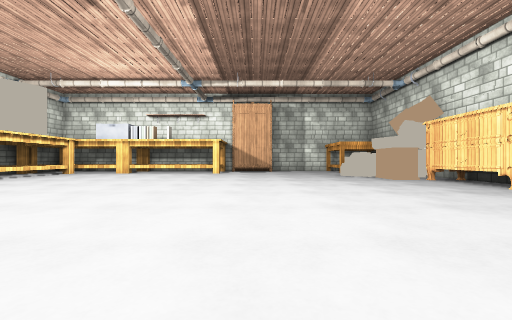
view 1 (above)

19 first-person views from a walk through a Unity game level. The camera is 0.35 m above the floor, looks level and sees 90° across. The floor is counted in squares, 0.5 m on a side. Each view is taken from the middle of a square. On the plan, view 1 faces up. The plan holds only what a view shows up to about 9 squares ahead; the rest is blank. The place goes on beyond the plan. The player character is not drawn. Some surface patterns are stand-ins.

view 2
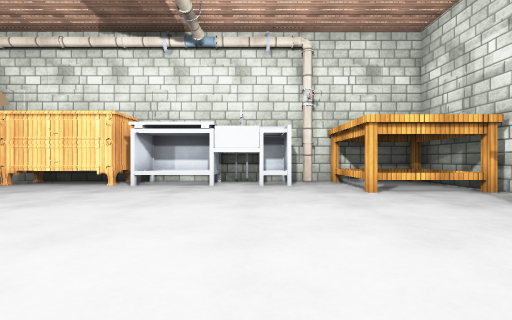

view 3
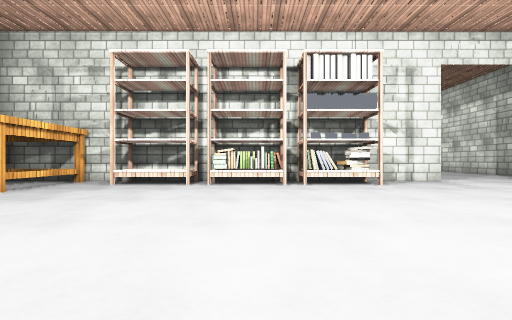

view 4
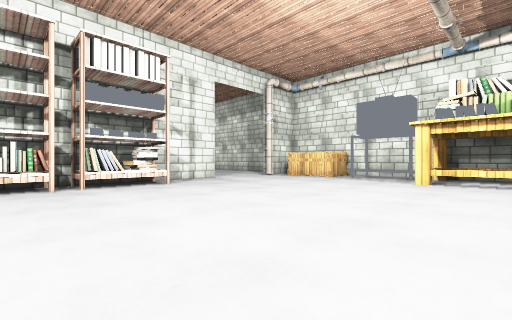

view 5
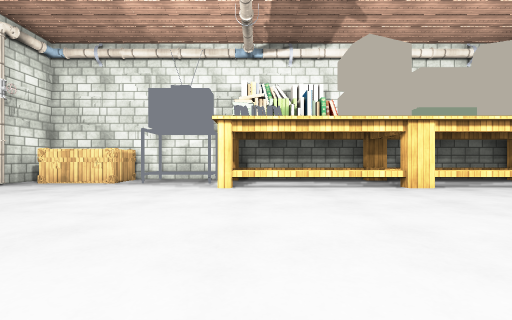

view 6
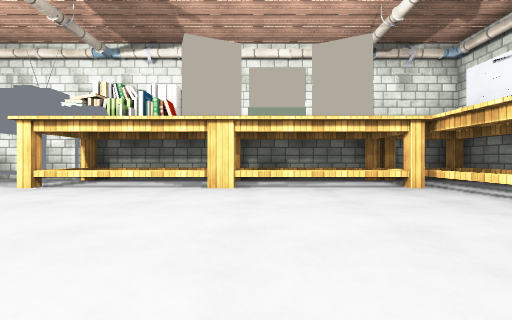

view 7
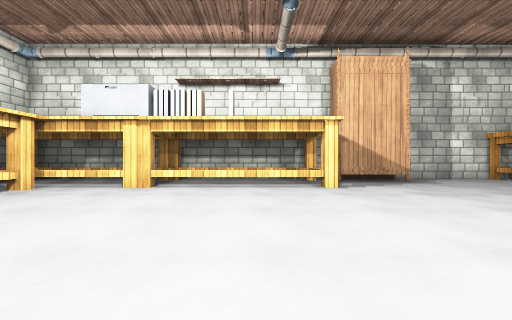

view 8
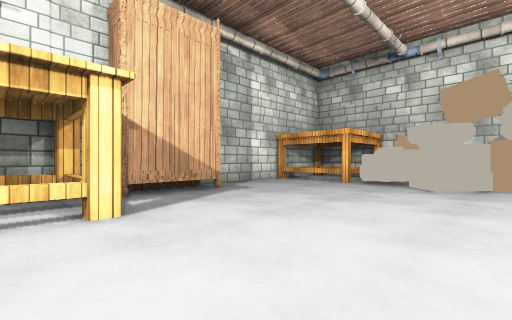

view 9
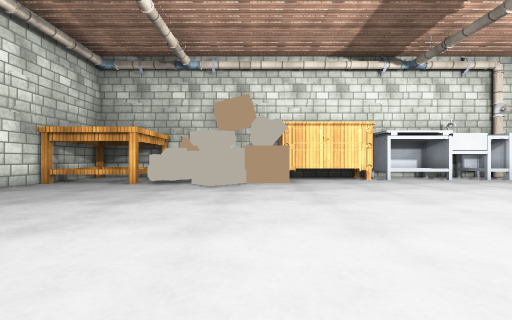

view 10
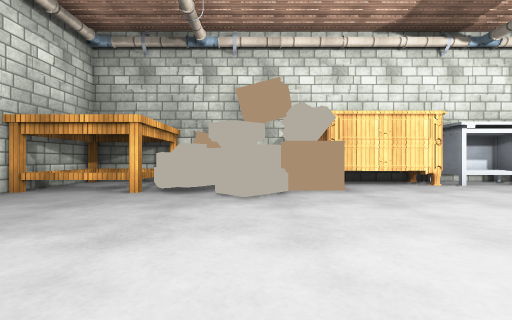

view 11
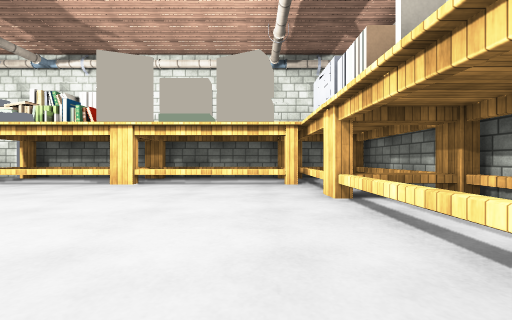

view 12
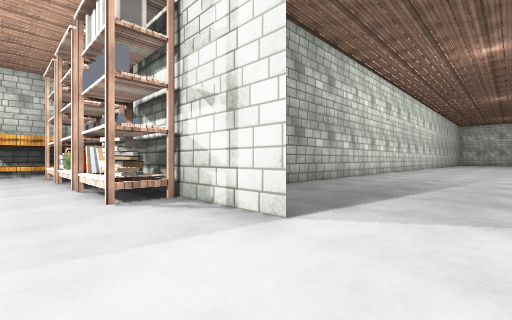

view 13
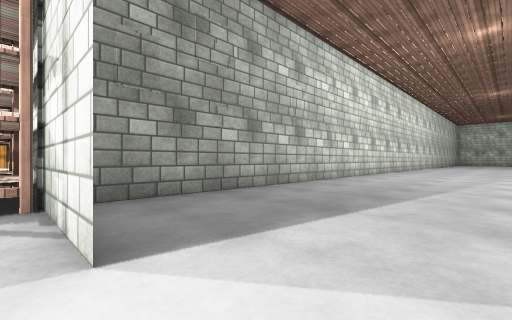

view 14
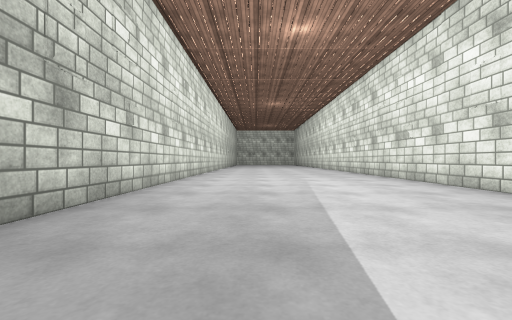

view 15
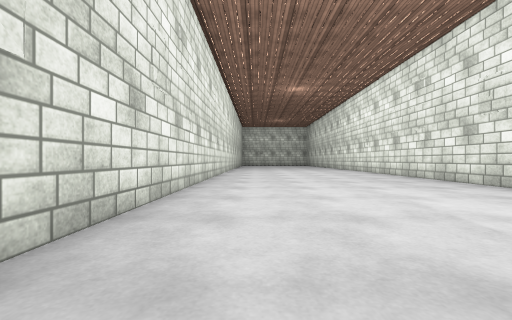

view 16
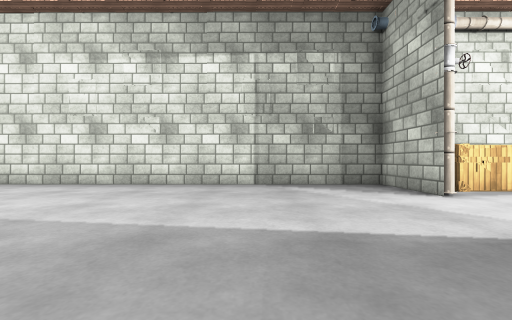

view 17
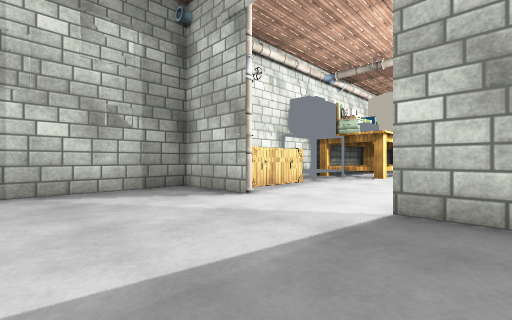

view 18
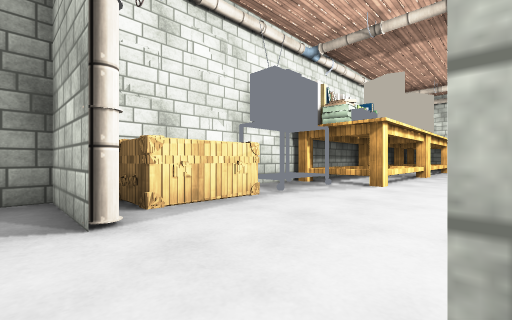

view 19
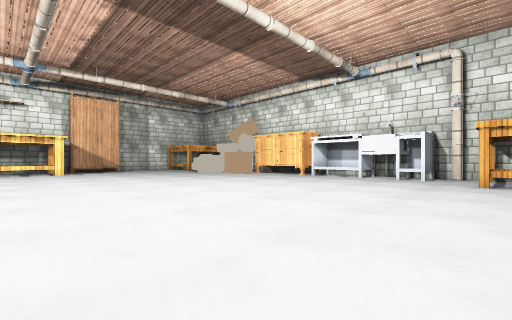

### Floor plan
Points are (right, up) in squares from view 1. A wall is a line through its corners. A room is listed if a view was taken in it or the views show most of it. See-through windows are left out.
Room 1 (views 1, 2, 3, 4, 5, 6, 7, 8, 9, 10, 11, 12, 13, 14, 15, 16, 17, 18, 19)
walls: (-6, -3.4) (-7.1, -3.4) (7.4, -3.4) (7.4, 0.2); (7.4, 1.9) (7.4, 9); (7.4, 0.4) (7.4, 0.9); (-12.3, -3.4) (-12.3, -19); (7.4, 13.8) (7.4, 14.8); (4.5, 16.3) (1.5, 16.3); (7.4, 15.1) (7.4, 15.9); (-4.3, -19) (-4.3, -4)
objects: other object (-12, -3) to (-11, 0); other object (-12, 1) to (-11, 2); other object (-12, 3) to (-9, 8); other object (-12, 8) to (-9, 13); other object (-12, 14) to (-8, 16); other object (-10, -3); other object (-7, 14) to (-2, 16); other object (-5, -3); other object (-4, -3) to (-3, -2); other object (-2, -3) to (0, -2); other object (-1, 15) to (1, 16); other object (1, -3) to (3, -2); other object (4, 11) to (4, 12); other object (4, 13) to (5, 13); other object (5, -3) to (7, -1); other object (5, 9) to (6, 10); other object (5, 11) to (5, 12); other object (5, 14) to (7, 16); other object (6, 1) to (7, 5); other object (6, 6) to (7, 9); other object (6, 11) to (6, 12); other object (6, 12) to (7, 13); other object (7, 0); other object (7, 10) to (7, 11)

Positions as (right, up) in squares from view 1, and headings:
1: (0, 0), facing up
2: (-1, 2), facing right
3: (-1, 5), facing down
4: (-1, 5), facing down-left
5: (-3, 4), facing left
6: (-3, 9), facing left
7: (-4, 7), facing up
8: (-3, 10), facing up-right
9: (-3, 10), facing right
10: (-1, 11), facing right
11: (-2, 12), facing left
12: (-9, -1), facing down-right
13: (-9, -3), facing down-right
14: (-7, -6), facing down
15: (-6, -10), facing down
16: (-5, -7), facing left
17: (-6, -7), facing up-left
18: (-7, -4), facing up-left
19: (-4, -1), facing up-right
